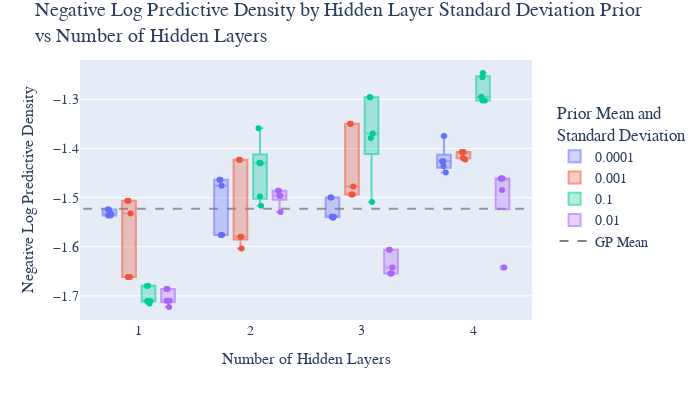

The notebook cell saved with this chart:
### Code cell
import plotly.express as px 
import plotly.graph_objects as go

# Create a box plot
df = data[data['num_hidden'] > 0]

fig = px.box(df, y="test-negative_log_predictive_density", x="num_hidden", color="outputscale", hover_data=df.columns)

# Create an empty figure
# fig = go.Figure()

# Add each box trace to the new figure
for trace in fig.data:
    # trace.showlegend=False
    trace.opacity = 0.6
    # fig.add_trace(trace)

# Overlay a scatter plot on top of the box plot
scatter_fig = px.strip(df, y="test-negative_log_predictive_density", x="num_hidden", color="outputscale", hover_data=df.columns)
for trace in scatter_fig.data:
    trace.showlegend=False
    fig.add_trace(trace)

hidden_num_0_mean = data['test-negative_log_predictive_density'][data['num_hidden'] == 0].mean()
fig.add_shape(
    type='line',
    y0=hidden_num_0_mean, y1=hidden_num_0_mean,
    x0=.5, x1=4.5,
    line=dict(
        color='Gray',
        width=2,
        dash="dash",
    ), 
    layer='below',
    name='mean',
    opacity=0.8,
)
fig.add_trace(go.Scatter(
    x=[None],
    y=[None],
    mode='lines',
    line=dict(color="Gray", width=2, dash="dash"),
    showlegend=True,
    name='GP Mean',
))

fig.update_layout(
    width=700, 
    height=400, 
    font_family="Serif",
    title=dict(
        text="Negative Log Predictive Density by Hidden Layer Standard Deviation Prior<br>vs Number of Hidden Layers", 
        font_size=20,
        y=0.96
    ),
    legend=dict(
        title="Prior Mean and<br>Standard Deviation", 
        x=1.05, 
        y=0.55,
        yanchor='middle',
    ),
    xaxis_title=dict(
        text="Number of Hidden Layers",
        font_size=16,
    ),
    yaxis_title=dict(
        text="Negative Log Predictive Density", 
        font_size=16, 
    ),
    font_size=14, 
)

fig.show()
fig.write_image('../report_plots/nlpd_vs_num_hidden_layers_and_outputscale.png', scale=6, height=400, width=700)

### Figure 1 — Plotly figure (JSON) as saved in the notebook; plotly's stock layout.template omitted (floating-point values rounded to 4 significant figures; data arrays with more than 128 entries replaced by an {"elided": "..."} marker saying what was removed)
{"data": [{"alignmentgroup": "True", "customdata": {"elided": "20x12 mixed values"}, "hovertemplate": "outputscale=%{customdata[3]}<br>num_hidden=%{x}<br>test-negative_log_predictive_density=%{y}<br>sample=%{customdata[0]}<br>model=%{customdata[1]}<br>dataset=%{customdata[2]}<br>run=%{customdata[4]}<br>test-expected_log_probability=%{customdata[5]}<br>test-mean_absolute_error=%{customdata[6]}<br>test-mean_squared_error=%{customdata[7]}<br>test-standardized_mean_squared_error=%{customdata[8]}<br>test-mean_standardized_log_loss=%{customdata[9]}<br>test-quantile_coverage_error=%{customdata[10]}<br>step=%{customdata[11]}<extra></extra>", "legendgroup": "0.0001", "marker": {"color": "#636efa"}, "name": "0.0001", "notched": false, "offsetgroup": "0.0001", "opacity": 0.6, "orientation": "v", "showlegend": true, "type": "box", "x": [1, 1, 1, 1, 1, 2, 2, 2, 2, 2, 3, 3, 3, 3, 3, 4, 4, 4, 4, 4], "x0": " ", "xaxis": "x", "y": [-1.536, -1.524, -1.533, -1.524, -1.536, -1.576, -1.464, -1.476, -1.576, -1.464, -1.5, -1.541, -1.539, -1.5, -1.539, -1.375, -1.426, -1.426, -1.449, -1.436], "y0": " ", "yaxis": "y"}, {"alignmentgroup": "True", "customdata": {"elided": "20x12 mixed values"}, "hovertemplate": "outputscale=%{customdata[3]}<br>num_hidden=%{x}<br>test-negative_log_predictive_density=%{y}<br>sample=%{customdata[0]}<br>model=%{customdata[1]}<br>dataset=%{customdata[2]}<br>run=%{customdata[4]}<br>test-expected_log_probability=%{customdata[5]}<br>test-mean_absolute_error=%{customdata[6]}<br>test-mean_squared_error=%{customdata[7]}<br>test-standardized_mean_squared_error=%{customdata[8]}<br>test-mean_standardized_log_loss=%{customdata[9]}<br>test-quantile_coverage_error=%{customdata[10]}<br>step=%{customdata[11]}<extra></extra>", "legendgroup": "0.001", "marker": {"color": "#EF553B"}, "name": "0.001", "notched": false, "offsetgroup": "0.001", "opacity": 0.6, "orientation": "v", "showlegend": true, "type": "box", "x": [1, 1, 1, 1, 1, 2, 2, 2, 2, 2, 3, 3, 3, 3, 3, 4, 4, 4, 4, 4], "x0": " ", "xaxis": "x", "y": [-1.662, -1.506, -1.532, -1.662, -1.506, -1.423, -1.58, -1.423, -1.58, -1.603, -1.349, -1.494, -1.477, -1.494, -1.349, -1.407, -1.422, -1.419, -1.407, -1.407], "y0": " ", "yaxis": "y"}, {"alignmentgroup": "True", "customdata": {"elided": "20x12 mixed values"}, "hovertemplate": "outputscale=%{customdata[3]}<br>num_hidden=%{x}<br>test-negative_log_predictive_density=%{y}<br>sample=%{customdata[0]}<br>model=%{customdata[1]}<br>dataset=%{customdata[2]}<br>run=%{customdata[4]}<br>test-expected_log_probability=%{customdata[5]}<br>test-mean_absolute_error=%{customdata[6]}<br>test-mean_squared_error=%{customdata[7]}<br>test-standardized_mean_squared_error=%{customdata[8]}<br>test-mean_standardized_log_loss=%{customdata[9]}<br>test-quantile_coverage_error=%{customdata[10]}<br>step=%{customdata[11]}<extra></extra>", "legendgroup": "0.1", "marker": {"color": "#00cc96"}, "name": "0.1", "notched": false, "offsetgroup": "0.1", "opacity": 0.6, "orientation": "v", "showlegend": true, "type": "box", "x": [1, 1, 1, 1, 1, 2, 2, 2, 2, 2, 3, 3, 3, 3, 3, 4, 4, 4, 4, 4], "x0": " ", "xaxis": "x", "y": [-1.68, -1.711, -1.71, -1.715, -1.68, -1.43, -1.498, -1.517, -1.43, -1.359, -1.509, -1.296, -1.379, -1.37, -1.296, -1.302, -1.246, -1.255, -1.302, -1.294], "y0": " ", "yaxis": "y"}, {"alignmentgroup": "True", "customdata": {"elided": "20x12 mixed values"}, "hovertemplate": "outputscale=%{customdata[3]}<br>num_hidden=%{x}<br>test-negative_log_predictive_density=%{y}<br>sample=%{customdata[0]}<br>model=%{customdata[1]}<br>dataset=%{customdata[2]}<br>run=%{customdata[4]}<br>test-expected_log_probability=%{customdata[5]}<br>test-mean_absolute_error=%{customdata[6]}<br>test-mean_squared_error=%{customdata[7]}<br>test-standardized_mean_squared_error=%{customdata[8]}<br>test-mean_standardized_log_loss=%{customdata[9]}<br>test-quantile_coverage_error=%{customdata[10]}<br>step=%{customdata[11]}<extra></extra>", "legendgroup": "0.01", "marker": {"color": "#ab63fa"}, "name": "0.01", "notched": false, "offsetgroup": "0.01", "opacity": 0.6, "orientation": "v", "showlegend": true, "type": "box", "x": [1, 1, 1, 1, 1, 2, 2, 2, 2, 2, 3, 3, 3, 3, 3, 4, 4, 4, 4, 4], "x0": " ", "xaxis": "x", "y": [-1.71, -1.686, -1.723, -1.71, -1.686, -1.486, -1.496, -1.486, -1.496, -1.529, -1.654, -1.606, -1.642, -1.654, -1.606, -1.461, -1.642, -1.461, -1.484, -1.461], "y0": " ", "yaxis": "y"}, {"alignmentgroup": "True", "boxpoints": "all", "customdata": {"elided": "20x12 mixed values"}, "fillcolor": "rgba(255,255,255,0)", "hoveron": "points", "hovertemplate": "outputscale=%{customdata[3]}<br>num_hidden=%{x}<br>test-negative_log_predictive_density=%{y}<br>sample=%{customdata[0]}<br>model=%{customdata[1]}<br>dataset=%{customdata[2]}<br>run=%{customdata[4]}<br>test-expected_log_probability=%{customdata[5]}<br>test-mean_absolute_error=%{customdata[6]}<br>test-mean_squared_error=%{customdata[7]}<br>test-standardized_mean_squared_error=%{customdata[8]}<br>test-mean_standardized_log_loss=%{customdata[9]}<br>test-quantile_coverage_error=%{customdata[10]}<br>step=%{customdata[11]}<extra></extra>", "legendgroup": "0.0001", "line": {"color": "rgba(255,255,255,0)"}, "marker": {"color": "#636efa"}, "name": "0.0001", "offsetgroup": "0.0001", "orientation": "v", "pointpos": 0, "showlegend": false, "type": "box", "x": [1, 1, 1, 1, 1, 2, 2, 2, 2, 2, 3, 3, 3, 3, 3, 4, 4, 4, 4, 4], "x0": " ", "xaxis": "x", "y": [-1.536, -1.524, -1.533, -1.524, -1.536, -1.576, -1.464, -1.476, -1.576, -1.464, -1.5, -1.541, -1.539, -1.5, -1.539, -1.375, -1.426, -1.426, -1.449, -1.436], "y0": " ", "yaxis": "y"}, {"alignmentgroup": "True", "boxpoints": "all", "customdata": {"elided": "20x12 mixed values"}, "fillcolor": "rgba(255,255,255,0)", "hoveron": "points", "hovertemplate": "outputscale=%{customdata[3]}<br>num_hidden=%{x}<br>test-negative_log_predictive_density=%{y}<br>sample=%{customdata[0]}<br>model=%{customdata[1]}<br>dataset=%{customdata[2]}<br>run=%{customdata[4]}<br>test-expected_log_probability=%{customdata[5]}<br>test-mean_absolute_error=%{customdata[6]}<br>test-mean_squared_error=%{customdata[7]}<br>test-standardized_mean_squared_error=%{customdata[8]}<br>test-mean_standardized_log_loss=%{customdata[9]}<br>test-quantile_coverage_error=%{customdata[10]}<br>step=%{customdata[11]}<extra></extra>", "legendgroup": "0.001", "line": {"color": "rgba(255,255,255,0)"}, "marker": {"color": "#EF553B"}, "name": "0.001", "offsetgroup": "0.001", "orientation": "v", "pointpos": 0, "showlegend": false, "type": "box", "x": [1, 1, 1, 1, 1, 2, 2, 2, 2, 2, 3, 3, 3, 3, 3, 4, 4, 4, 4, 4], "x0": " ", "xaxis": "x", "y": [-1.662, -1.506, -1.532, -1.662, -1.506, -1.423, -1.58, -1.423, -1.58, -1.603, -1.349, -1.494, -1.477, -1.494, -1.349, -1.407, -1.422, -1.419, -1.407, -1.407], "y0": " ", "yaxis": "y"}, {"alignmentgroup": "True", "boxpoints": "all", "customdata": {"elided": "20x12 mixed values"}, "fillcolor": "rgba(255,255,255,0)", "hoveron": "points", "hovertemplate": "outputscale=%{customdata[3]}<br>num_hidden=%{x}<br>test-negative_log_predictive_density=%{y}<br>sample=%{customdata[0]}<br>model=%{customdata[1]}<br>dataset=%{customdata[2]}<br>run=%{customdata[4]}<br>test-expected_log_probability=%{customdata[5]}<br>test-mean_absolute_error=%{customdata[6]}<br>test-mean_squared_error=%{customdata[7]}<br>test-standardized_mean_squared_error=%{customdata[8]}<br>test-mean_standardized_log_loss=%{customdata[9]}<br>test-quantile_coverage_error=%{customdata[10]}<br>step=%{customdata[11]}<extra></extra>", "legendgroup": "0.1", "line": {"color": "rgba(255,255,255,0)"}, "marker": {"color": "#00cc96"}, "name": "0.1", "offsetgroup": "0.1", "orientation": "v", "pointpos": 0, "showlegend": false, "type": "box", "x": [1, 1, 1, 1, 1, 2, 2, 2, 2, 2, 3, 3, 3, 3, 3, 4, 4, 4, 4, 4], "x0": " ", "xaxis": "x", "y": [-1.68, -1.711, -1.71, -1.715, -1.68, -1.43, -1.498, -1.517, -1.43, -1.359, -1.509, -1.296, -1.379, -1.37, -1.296, -1.302, -1.246, -1.255, -1.302, -1.294], "y0": " ", "yaxis": "y"}, {"alignmentgroup": "True", "boxpoints": "all", "customdata": {"elided": "20x12 mixed values"}, "fillcolor": "rgba(255,255,255,0)", "hoveron": "points", "hovertemplate": "outputscale=%{customdata[3]}<br>num_hidden=%{x}<br>test-negative_log_predictive_density=%{y}<br>sample=%{customdata[0]}<br>model=%{customdata[1]}<br>dataset=%{customdata[2]}<br>run=%{customdata[4]}<br>test-expected_log_probability=%{customdata[5]}<br>test-mean_absolute_error=%{customdata[6]}<br>test-mean_squared_error=%{customdata[7]}<br>test-standardized_mean_squared_error=%{customdata[8]}<br>test-mean_standardized_log_loss=%{customdata[9]}<br>test-quantile_coverage_error=%{customdata[10]}<br>step=%{customdata[11]}<extra></extra>", "legendgroup": "0.01", "line": {"color": "rgba(255,255,255,0)"}, "marker": {"color": "#ab63fa"}, "name": "0.01", "offsetgroup": "0.01", "orientation": "v", "pointpos": 0, "showlegend": false, "type": "box", "x": [1, 1, 1, 1, 1, 2, 2, 2, 2, 2, 3, 3, 3, 3, 3, 4, 4, 4, 4, 4], "x0": " ", "xaxis": "x", "y": [-1.71, -1.686, -1.723, -1.71, -1.686, -1.486, -1.496, -1.486, -1.496, -1.529, -1.654, -1.606, -1.642, -1.654, -1.606, -1.461, -1.642, -1.461, -1.484, -1.461], "y0": " ", "yaxis": "y"}, {"line": {"color": "Gray", "dash": "dash", "width": 2}, "mode": "lines", "name": "GP Mean", "showlegend": true, "type": "scatter", "x": [null], "y": [null]}], "layout": {"boxmode": "group", "font": {"family": "Serif", "size": 14}, "height": 400, "legend": {"title": {"text": "Prior Mean and<br>Standard Deviation"}, "tracegroupgap": 0, "x": 1.05, "y": 0.55, "yanchor": "middle"}, "margin": {"t": 60}, "shapes": [{"layer": "below", "line": {"color": "Gray", "dash": "dash", "width": 2}, "name": "mean", "opacity": 0.8, "type": "line", "x0": 0.5, "x1": 4.5, "y0": -1.523, "y1": -1.523}], "title": {"font": {"size": 20}, "text": "Negative Log Predictive Density by Hidden Layer Standard Deviation Prior<br>vs Number of Hidden Layers", "y": 0.96}, "width": 700, "xaxis": {"anchor": "y", "domain": [0, 1], "title": {"font": {"size": 16}, "text": "Number of Hidden Layers"}}, "yaxis": {"anchor": "x", "domain": [0, 1], "title": {"font": {"size": 16}, "text": "Negative Log Predictive Density"}}}}
